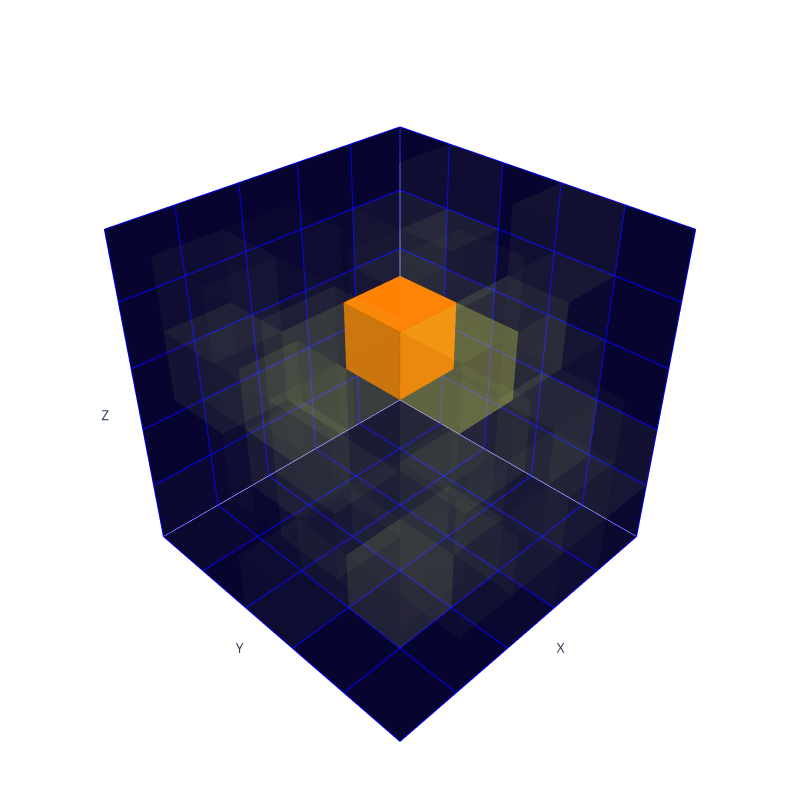

Notebook source saved alongside this figure:
### Code cell
print("- Proton image:")
plotly_generate(generated_plot, max_energy=max_energy)

### Figure 1 — Plotly figure (JSON) as saved in the notebook; plotly's stock layout.template omitted (floating-point values rounded to 4 significant figures)
{"data": [{"color": "#E4FF7A", "colorbar": {"thickness": 20, "title": {"text": "Voxel Values"}}, "flatshading": true, "i": [7, 0, 0, 0, 4, 4, 6, 6, 4, 0, 3, 2], "j": [3, 4, 1, 2, 5, 6, 5, 2, 0, 1, 6, 3], "k": [0, 7, 2, 3, 6, 7, 1, 1, 5, 5, 7, 6], "opacity": 0.01518, "type": "mesh3d", "x": [0, 0, 1, 1, 0, 0, 1, 1], "y": [0, 1, 1, 0, 0, 1, 1, 0], "z": [2, 2, 2, 2, 3, 3, 3, 3]}, {"color": "#E4FE76", "colorbar": {"thickness": 20, "title": {"text": "Voxel Values"}}, "flatshading": true, "i": [7, 0, 0, 0, 4, 4, 6, 6, 4, 0, 3, 2], "j": [3, 4, 1, 2, 5, 6, 5, 2, 0, 1, 6, 3], "k": [0, 7, 2, 3, 6, 7, 1, 1, 5, 5, 7, 6], "opacity": 0.02716, "type": "mesh3d", "x": [0, 0, 1, 1, 0, 0, 1, 1], "y": [0, 1, 1, 0, 0, 1, 1, 0], "z": [3, 3, 3, 3, 4, 4, 4, 4]}, {"color": "#E4FF7A", "colorbar": {"thickness": 20, "title": {"text": "Voxel Values"}}, "flatshading": true, "i": [7, 0, 0, 0, 4, 4, 6, 6, 4, 0, 3, 2], "j": [3, 4, 1, 2, 5, 6, 5, 2, 0, 1, 6, 3], "k": [0, 7, 2, 3, 6, 7, 1, 1, 5, 5, 7, 6], "opacity": 0.01348, "type": "mesh3d", "x": [0, 0, 1, 1, 0, 0, 1, 1], "y": [1, 2, 2, 1, 1, 2, 2, 1], "z": [0, 0, 0, 0, 1, 1, 1, 1]}, {"color": "#E4FF7A", "colorbar": {"thickness": 20, "title": {"text": "Voxel Values"}}, "flatshading": true, "i": [7, 0, 0, 0, 4, 4, 6, 6, 4, 0, 3, 2], "j": [3, 4, 1, 2, 5, 6, 5, 2, 0, 1, 6, 3], "k": [0, 7, 2, 3, 6, 7, 1, 1, 5, 5, 7, 6], "opacity": 0.01672, "type": "mesh3d", "x": [0, 0, 1, 1, 0, 0, 1, 1], "y": [1, 2, 2, 1, 1, 2, 2, 1], "z": [2, 2, 2, 2, 3, 3, 3, 3]}, {"color": "#E4FE76", "colorbar": {"thickness": 20, "title": {"text": "Voxel Values"}}, "flatshading": true, "i": [7, 0, 0, 0, 4, 4, 6, 6, 4, 0, 3, 2], "j": [3, 4, 1, 2, 5, 6, 5, 2, 0, 1, 6, 3], "k": [0, 7, 2, 3, 6, 7, 1, 1, 5, 5, 7, 6], "opacity": 0.03373, "type": "mesh3d", "x": [0, 0, 1, 1, 0, 0, 1, 1], "y": [1, 2, 2, 1, 1, 2, 2, 1], "z": [3, 3, 3, 3, 4, 4, 4, 4]}, {"color": "#E4FE76", "colorbar": {"thickness": 20, "title": {"text": "Voxel Values"}}, "flatshading": true, "i": [7, 0, 0, 0, 4, 4, 6, 6, 4, 0, 3, 2], "j": [3, 4, 1, 2, 5, 6, 5, 2, 0, 1, 6, 3], "k": [0, 7, 2, 3, 6, 7, 1, 1, 5, 5, 7, 6], "opacity": 0.02121, "type": "mesh3d", "x": [0, 0, 1, 1, 0, 0, 1, 1], "y": [1, 2, 2, 1, 1, 2, 2, 1], "z": [4, 4, 4, 4, 5, 5, 5, 5]}, {"color": "#E4FE76", "colorbar": {"thickness": 20, "title": {"text": "Voxel Values"}}, "flatshading": true, "i": [7, 0, 0, 0, 4, 4, 6, 6, 4, 0, 3, 2], "j": [3, 4, 1, 2, 5, 6, 5, 2, 0, 1, 6, 3], "k": [0, 7, 2, 3, 6, 7, 1, 1, 5, 5, 7, 6], "opacity": 0.03957, "type": "mesh3d", "x": [0, 0, 1, 1, 0, 0, 1, 1], "y": [3, 4, 4, 3, 3, 4, 4, 3], "z": [1, 1, 1, 1, 2, 2, 2, 2]}, {"color": "#E4FE76", "colorbar": {"thickness": 20, "title": {"text": "Voxel Values"}}, "flatshading": true, "i": [7, 0, 0, 0, 4, 4, 6, 6, 4, 0, 3, 2], "j": [3, 4, 1, 2, 5, 6, 5, 2, 0, 1, 6, 3], "k": [0, 7, 2, 3, 6, 7, 1, 1, 5, 5, 7, 6], "opacity": 0.02578, "type": "mesh3d", "x": [0, 0, 1, 1, 0, 0, 1, 1], "y": [3, 4, 4, 3, 3, 4, 4, 3], "z": [2, 2, 2, 2, 3, 3, 3, 3]}, {"color": "#E4FF7A", "colorbar": {"thickness": 20, "title": {"text": "Voxel Values"}}, "flatshading": true, "i": [7, 0, 0, 0, 4, 4, 6, 6, 4, 0, 3, 2], "j": [3, 4, 1, 2, 5, 6, 5, 2, 0, 1, 6, 3], "k": [0, 7, 2, 3, 6, 7, 1, 1, 5, 5, 7, 6], "opacity": 0.01222, "type": "mesh3d", "x": [0, 0, 1, 1, 0, 0, 1, 1], "y": [3, 4, 4, 3, 3, 4, 4, 3], "z": [3, 3, 3, 3, 4, 4, 4, 4]}, {"color": "#E4FE76", "colorbar": {"thickness": 20, "title": {"text": "Voxel Values"}}, "flatshading": true, "i": [7, 0, 0, 0, 4, 4, 6, 6, 4, 0, 3, 2], "j": [3, 4, 1, 2, 5, 6, 5, 2, 0, 1, 6, 3], "k": [0, 7, 2, 3, 6, 7, 1, 1, 5, 5, 7, 6], "opacity": 0.02866, "type": "mesh3d", "x": [0, 0, 1, 1, 0, 0, 1, 1], "y": [3, 4, 4, 3, 3, 4, 4, 3], "z": [4, 4, 4, 4, 5, 5, 5, 5]}, {"color": "#E4FF7A", "colorbar": {"thickness": 20, "title": {"text": "Voxel Values"}}, "flatshading": true, "i": [7, 0, 0, 0, 4, 4, 6, 6, 4, 0, 3, 2], "j": [3, 4, 1, 2, 5, 6, 5, 2, 0, 1, 6, 3], "k": [0, 7, 2, 3, 6, 7, 1, 1, 5, 5, 7, 6], "opacity": 0.009226, "type": "mesh3d", "x": [0, 0, 1, 1, 0, 0, 1, 1], "y": [4, 5, 5, 4, 4, 5, 5, 4], "z": [0, 0, 0, 0, 1, 1, 1, 1]}, {"color": "#E4FE76", "colorbar": {"thickness": 20, "title": {"text": "Voxel Values"}}, "flatshading": true, "i": [7, 0, 0, 0, 4, 4, 6, 6, 4, 0, 3, 2], "j": [3, 4, 1, 2, 5, 6, 5, 2, 0, 1, 6, 3], "k": [0, 7, 2, 3, 6, 7, 1, 1, 5, 5, 7, 6], "opacity": 0.02882, "type": "mesh3d", "x": [0, 0, 1, 1, 0, 0, 1, 1], "y": [4, 5, 5, 4, 4, 5, 5, 4], "z": [1, 1, 1, 1, 2, 2, 2, 2]}, {"color": "#E4FF7A", "colorbar": {"thickness": 20, "title": {"text": "Voxel Values"}}, "flatshading": true, "i": [7, 0, 0, 0, 4, 4, 6, 6, 4, 0, 3, 2], "j": [3, 4, 1, 2, 5, 6, 5, 2, 0, 1, 6, 3], "k": [0, 7, 2, 3, 6, 7, 1, 1, 5, 5, 7, 6], "opacity": 0.008993, "type": "mesh3d", "x": [1, 1, 2, 2, 1, 1, 2, 2], "y": [0, 1, 1, 0, 0, 1, 1, 0], "z": [2, 2, 2, 2, 3, 3, 3, 3]}, {"color": "#E4FF7A", "colorbar": {"thickness": 20, "title": {"text": "Voxel Values"}}, "flatshading": true, "i": [7, 0, 0, 0, 4, 4, 6, 6, 4, 0, 3, 2], "j": [3, 4, 1, 2, 5, 6, 5, 2, 0, 1, 6, 3], "k": [0, 7, 2, 3, 6, 7, 1, 1, 5, 5, 7, 6], "opacity": 0.01023, "type": "mesh3d", "x": [1, 1, 2, 2, 1, 1, 2, 2], "y": [0, 1, 1, 0, 0, 1, 1, 0], "z": [3, 3, 3, 3, 4, 4, 4, 4]}, {"color": "#E4FF7A", "colorbar": {"thickness": 20, "title": {"text": "Voxel Values"}}, "flatshading": true, "i": [7, 0, 0, 0, 4, 4, 6, 6, 4, 0, 3, 2], "j": [3, 4, 1, 2, 5, 6, 5, 2, 0, 1, 6, 3], "k": [0, 7, 2, 3, 6, 7, 1, 1, 5, 5, 7, 6], "opacity": 0.007005, "type": "mesh3d", "x": [1, 1, 2, 2, 1, 1, 2, 2], "y": [1, 2, 2, 1, 1, 2, 2, 1], "z": [3, 3, 3, 3, 4, 4, 4, 4]}, {"color": "#E4FF7A", "colorbar": {"thickness": 20, "title": {"text": "Voxel Values"}}, "flatshading": true, "i": [7, 0, 0, 0, 4, 4, 6, 6, 4, 0, 3, 2], "j": [3, 4, 1, 2, 5, 6, 5, 2, 0, 1, 6, 3], "k": [0, 7, 2, 3, 6, 7, 1, 1, 5, 5, 7, 6], "opacity": 0.0138, "type": "mesh3d", "x": [1, 1, 2, 2, 1, 1, 2, 2], "y": [2, 3, 3, 2, 2, 3, 3, 2], "z": [0, 0, 0, 0, 1, 1, 1, 1]}, {"color": "#E4FF7A", "colorbar": {"thickness": 20, "title": {"text": "Voxel Values"}}, "flatshading": true, "i": [7, 0, 0, 0, 4, 4, 6, 6, 4, 0, 3, 2], "j": [3, 4, 1, 2, 5, 6, 5, 2, 0, 1, 6, 3], "k": [0, 7, 2, 3, 6, 7, 1, 1, 5, 5, 7, 6], "opacity": 0.01393, "type": "mesh3d", "x": [1, 1, 2, 2, 1, 1, 2, 2], "y": [2, 3, 3, 2, 2, 3, 3, 2], "z": [1, 1, 1, 1, 2, 2, 2, 2]}, {"color": "#E4FF7A", "colorbar": {"thickness": 20, "title": {"text": "Voxel Values"}}, "flatshading": true, "i": [7, 0, 0, 0, 4, 4, 6, 6, 4, 0, 3, 2], "j": [3, 4, 1, 2, 5, 6, 5, 2, 0, 1, 6, 3], "k": [0, 7, 2, 3, 6, 7, 1, 1, 5, 5, 7, 6], "opacity": 0.00797, "type": "mesh3d", "x": [1, 1, 2, 2, 1, 1, 2, 2], "y": [2, 3, 3, 2, 2, 3, 3, 2], "z": [2, 2, 2, 2, 3, 3, 3, 3]}, {"color": "#E4FF7A", "colorbar": {"thickness": 20, "title": {"text": "Voxel Values"}}, "flatshading": true, "i": [7, 0, 0, 0, 4, 4, 6, 6, 4, 0, 3, 2], "j": [3, 4, 1, 2, 5, 6, 5, 2, 0, 1, 6, 3], "k": [0, 7, 2, 3, 6, 7, 1, 1, 5, 5, 7, 6], "opacity": 0.01047, "type": "mesh3d", "x": [1, 1, 2, 2, 1, 1, 2, 2], "y": [3, 4, 4, 3, 3, 4, 4, 3], "z": [1, 1, 1, 1, 2, 2, 2, 2]}, {"color": "#E6FD72", "colorbar": {"thickness": 20, "title": {"text": "Voxel Values"}}, "flatshading": true, "i": [7, 0, 0, 0, 4, 4, 6, 6, 4, 0, 3, 2], "j": [3, 4, 1, 2, 5, 6, 5, 2, 0, 1, 6, 3], "k": [0, 7, 2, 3, 6, 7, 1, 1, 5, 5, 7, 6], "opacity": 0.05953, "type": "mesh3d", "x": [1, 1, 2, 2, 1, 1, 2, 2], "y": [3, 4, 4, 3, 3, 4, 4, 3], "z": [3, 3, 3, 3, 4, 4, 4, 4]}, {"color": "#E4FF7A", "colorbar": {"thickness": 20, "title": {"text": "Voxel Values"}}, "flatshading": true, "i": [7, 0, 0, 0, 4, 4, 6, 6, 4, 0, 3, 2], "j": [3, 4, 1, 2, 5, 6, 5, 2, 0, 1, 6, 3], "k": [0, 7, 2, 3, 6, 7, 1, 1, 5, 5, 7, 6], "opacity": 0.01772, "type": "mesh3d", "x": [1, 1, 2, 2, 1, 1, 2, 2], "y": [4, 5, 5, 4, 4, 5, 5, 4], "z": [0, 0, 0, 0, 1, 1, 1, 1]}, {"color": "#E4FF7A", "colorbar": {"thickness": 20, "title": {"text": "Voxel Values"}}, "flatshading": true, "i": [7, 0, 0, 0, 4, 4, 6, 6, 4, 0, 3, 2], "j": [3, 4, 1, 2, 5, 6, 5, 2, 0, 1, 6, 3], "k": [0, 7, 2, 3, 6, 7, 1, 1, 5, 5, 7, 6], "opacity": 0.01547, "type": "mesh3d", "x": [1, 1, 2, 2, 1, 1, 2, 2], "y": [4, 5, 5, 4, 4, 5, 5, 4], "z": [1, 1, 1, 1, 2, 2, 2, 2]}, {"color": "#E4FF7A", "colorbar": {"thickness": 20, "title": {"text": "Voxel Values"}}, "flatshading": true, "i": [7, 0, 0, 0, 4, 4, 6, 6, 4, 0, 3, 2], "j": [3, 4, 1, 2, 5, 6, 5, 2, 0, 1, 6, 3], "k": [0, 7, 2, 3, 6, 7, 1, 1, 5, 5, 7, 6], "opacity": 0.01657, "type": "mesh3d", "x": [1, 1, 2, 2, 1, 1, 2, 2], "y": [4, 5, 5, 4, 4, 5, 5, 4], "z": [2, 2, 2, 2, 3, 3, 3, 3]}, {"color": "#E4FF7A", "colorbar": {"thickness": 20, "title": {"text": "Voxel Values"}}, "flatshading": true, "i": [7, 0, 0, 0, 4, 4, 6, 6, 4, 0, 3, 2], "j": [3, 4, 1, 2, 5, 6, 5, 2, 0, 1, 6, 3], "k": [0, 7, 2, 3, 6, 7, 1, 1, 5, 5, 7, 6], "opacity": 0.01464, "type": "mesh3d", "x": [2, 2, 3, 3, 2, 2, 3, 3], "y": [0, 1, 1, 0, 0, 1, 1, 0], "z": [1, 1, 1, 1, 2, 2, 2, 2]}, {"color": "#E4FF7A", "colorbar": {"thickness": 20, "title": {"text": "Voxel Values"}}, "flatshading": true, "i": [7, 0, 0, 0, 4, 4, 6, 6, 4, 0, 3, 2], "j": [3, 4, 1, 2, 5, 6, 5, 2, 0, 1, 6, 3], "k": [0, 7, 2, 3, 6, 7, 1, 1, 5, 5, 7, 6], "opacity": 0.008729, "type": "mesh3d", "x": [2, 2, 3, 3, 2, 2, 3, 3], "y": [0, 1, 1, 0, 0, 1, 1, 0], "z": [2, 2, 2, 2, 3, 3, 3, 3]}, {"color": "#E4FF7A", "colorbar": {"thickness": 20, "title": {"text": "Voxel Values"}}, "flatshading": true, "i": [7, 0, 0, 0, 4, 4, 6, 6, 4, 0, 3, 2], "j": [3, 4, 1, 2, 5, 6, 5, 2, 0, 1, 6, 3], "k": [0, 7, 2, 3, 6, 7, 1, 1, 5, 5, 7, 6], "opacity": 0.01147, "type": "mesh3d", "x": [2, 2, 3, 3, 2, 2, 3, 3], "y": [1, 2, 2, 1, 1, 2, 2, 1], "z": [1, 1, 1, 1, 2, 2, 2, 2]}, {"color": "#E4FF7A", "colorbar": {"thickness": 20, "title": {"text": "Voxel Values"}}, "flatshading": true, "i": [7, 0, 0, 0, 4, 4, 6, 6, 4, 0, 3, 2], "j": [3, 4, 1, 2, 5, 6, 5, 2, 0, 1, 6, 3], "k": [0, 7, 2, 3, 6, 7, 1, 1, 5, 5, 7, 6], "opacity": 0.01777, "type": "mesh3d", "x": [2, 2, 3, 3, 2, 2, 3, 3], "y": [2, 3, 3, 2, 2, 3, 3, 2], "z": [0, 0, 0, 0, 1, 1, 1, 1]}, {"color": "#FC7F00", "colorbar": {"thickness": 20, "title": {"text": "Voxel Values"}}, "flatshading": true, "i": [7, 0, 0, 0, 4, 4, 6, 6, 4, 0, 3, 2], "j": [3, 4, 1, 2, 5, 6, 5, 2, 0, 1, 6, 3], "k": [0, 7, 2, 3, 6, 7, 1, 1, 5, 5, 7, 6], "opacity": 1, "type": "mesh3d", "x": [2, 2, 3, 3, 2, 2, 3, 3], "y": [2, 3, 3, 2, 2, 3, 3, 2], "z": [3, 3, 3, 3, 4, 4, 4, 4]}, {"color": "#E4FE76", "colorbar": {"thickness": 20, "title": {"text": "Voxel Values"}}, "flatshading": true, "i": [7, 0, 0, 0, 4, 4, 6, 6, 4, 0, 3, 2], "j": [3, 4, 1, 2, 5, 6, 5, 2, 0, 1, 6, 3], "k": [0, 7, 2, 3, 6, 7, 1, 1, 5, 5, 7, 6], "opacity": 0.03088, "type": "mesh3d", "x": [2, 2, 3, 3, 2, 2, 3, 3], "y": [3, 4, 4, 3, 3, 4, 4, 3], "z": [0, 0, 0, 0, 1, 1, 1, 1]}, {"color": "#E4FE76", "colorbar": {"thickness": 20, "title": {"text": "Voxel Values"}}, "flatshading": true, "i": [7, 0, 0, 0, 4, 4, 6, 6, 4, 0, 3, 2], "j": [3, 4, 1, 2, 5, 6, 5, 2, 0, 1, 6, 3], "k": [0, 7, 2, 3, 6, 7, 1, 1, 5, 5, 7, 6], "opacity": 0.03067, "type": "mesh3d", "x": [2, 2, 3, 3, 2, 2, 3, 3], "y": [3, 4, 4, 3, 3, 4, 4, 3], "z": [1, 1, 1, 1, 2, 2, 2, 2]}, {"color": "#E4FF7A", "colorbar": {"thickness": 20, "title": {"text": "Voxel Values"}}, "flatshading": true, "i": [7, 0, 0, 0, 4, 4, 6, 6, 4, 0, 3, 2], "j": [3, 4, 1, 2, 5, 6, 5, 2, 0, 1, 6, 3], "k": [0, 7, 2, 3, 6, 7, 1, 1, 5, 5, 7, 6], "opacity": 0.01294, "type": "mesh3d", "x": [2, 2, 3, 3, 2, 2, 3, 3], "y": [3, 4, 4, 3, 3, 4, 4, 3], "z": [2, 2, 2, 2, 3, 3, 3, 3]}, {"color": "#EDF657", "colorbar": {"thickness": 20, "title": {"text": "Voxel Values"}}, "flatshading": true, "i": [7, 0, 0, 0, 4, 4, 6, 6, 4, 0, 3, 2], "j": [3, 4, 1, 2, 5, 6, 5, 2, 0, 1, 6, 3], "k": [0, 7, 2, 3, 6, 7, 1, 1, 5, 5, 7, 6], "opacity": 0.1848, "type": "mesh3d", "x": [2, 2, 3, 3, 2, 2, 3, 3], "y": [3, 4, 4, 3, 3, 4, 4, 3], "z": [3, 3, 3, 3, 4, 4, 4, 4]}, {"color": "#E4FF7A", "colorbar": {"thickness": 20, "title": {"text": "Voxel Values"}}, "flatshading": true, "i": [7, 0, 0, 0, 4, 4, 6, 6, 4, 0, 3, 2], "j": [3, 4, 1, 2, 5, 6, 5, 2, 0, 1, 6, 3], "k": [0, 7, 2, 3, 6, 7, 1, 1, 5, 5, 7, 6], "opacity": 0.01499, "type": "mesh3d", "x": [2, 2, 3, 3, 2, 2, 3, 3], "y": [3, 4, 4, 3, 3, 4, 4, 3], "z": [4, 4, 4, 4, 5, 5, 5, 5]}, {"color": "#E4FF7A", "colorbar": {"thickness": 20, "title": {"text": "Voxel Values"}}, "flatshading": true, "i": [7, 0, 0, 0, 4, 4, 6, 6, 4, 0, 3, 2], "j": [3, 4, 1, 2, 5, 6, 5, 2, 0, 1, 6, 3], "k": [0, 7, 2, 3, 6, 7, 1, 1, 5, 5, 7, 6], "opacity": 0.007272, "type": "mesh3d", "x": [2, 2, 3, 3, 2, 2, 3, 3], "y": [4, 5, 5, 4, 4, 5, 5, 4], "z": [0, 0, 0, 0, 1, 1, 1, 1]}, {"color": "#E4FE76", "colorbar": {"thickness": 20, "title": {"text": "Voxel Values"}}, "flatshading": true, "i": [7, 0, 0, 0, 4, 4, 6, 6, 4, 0, 3, 2], "j": [3, 4, 1, 2, 5, 6, 5, 2, 0, 1, 6, 3], "k": [0, 7, 2, 3, 6, 7, 1, 1, 5, 5, 7, 6], "opacity": 0.02046, "type": "mesh3d", "x": [2, 2, 3, 3, 2, 2, 3, 3], "y": [4, 5, 5, 4, 4, 5, 5, 4], "z": [1, 1, 1, 1, 2, 2, 2, 2]}, {"color": "#E4FF7A", "colorbar": {"thickness": 20, "title": {"text": "Voxel Values"}}, "flatshading": true, "i": [7, 0, 0, 0, 4, 4, 6, 6, 4, 0, 3, 2], "j": [3, 4, 1, 2, 5, 6, 5, 2, 0, 1, 6, 3], "k": [0, 7, 2, 3, 6, 7, 1, 1, 5, 5, 7, 6], "opacity": 0.01161, "type": "mesh3d", "x": [3, 3, 4, 4, 3, 3, 4, 4], "y": [0, 1, 1, 0, 0, 1, 1, 0], "z": [1, 1, 1, 1, 2, 2, 2, 2]}, {"color": "#E4FF7A", "colorbar": {"thickness": 20, "title": {"text": "Voxel Values"}}, "flatshading": true, "i": [7, 0, 0, 0, 4, 4, 6, 6, 4, 0, 3, 2], "j": [3, 4, 1, 2, 5, 6, 5, 2, 0, 1, 6, 3], "k": [0, 7, 2, 3, 6, 7, 1, 1, 5, 5, 7, 6], "opacity": 0.01527, "type": "mesh3d", "x": [3, 3, 4, 4, 3, 3, 4, 4], "y": [0, 1, 1, 0, 0, 1, 1, 0], "z": [2, 2, 2, 2, 3, 3, 3, 3]}, {"color": "#E4FE76", "colorbar": {"thickness": 20, "title": {"text": "Voxel Values"}}, "flatshading": true, "i": [7, 0, 0, 0, 4, 4, 6, 6, 4, 0, 3, 2], "j": [3, 4, 1, 2, 5, 6, 5, 2, 0, 1, 6, 3], "k": [0, 7, 2, 3, 6, 7, 1, 1, 5, 5, 7, 6], "opacity": 0.03231, "type": "mesh3d", "x": [3, 3, 4, 4, 3, 3, 4, 4], "y": [1, 2, 2, 1, 1, 2, 2, 1], "z": [1, 1, 1, 1, 2, 2, 2, 2]}, {"color": "#E6FD72", "colorbar": {"thickness": 20, "title": {"text": "Voxel Values"}}, "flatshading": true, "i": [7, 0, 0, 0, 4, 4, 6, 6, 4, 0, 3, 2], "j": [3, 4, 1, 2, 5, 6, 5, 2, 0, 1, 6, 3], "k": [0, 7, 2, 3, 6, 7, 1, 1, 5, 5, 7, 6], "opacity": 0.04274, "type": "mesh3d", "x": [3, 3, 4, 4, 3, 3, 4, 4], "y": [1, 2, 2, 1, 1, 2, 2, 1], "z": [2, 2, 2, 2, 3, 3, 3, 3]}, {"color": "#E4FF7A", "colorbar": {"thickness": 20, "title": {"text": "Voxel Values"}}, "flatshading": true, "i": [7, 0, 0, 0, 4, 4, 6, 6, 4, 0, 3, 2], "j": [3, 4, 1, 2, 5, 6, 5, 2, 0, 1, 6, 3], "k": [0, 7, 2, 3, 6, 7, 1, 1, 5, 5, 7, 6], "opacity": 0.007864, "type": "mesh3d", "x": [3, 3, 4, 4, 3, 3, 4, 4], "y": [1, 2, 2, 1, 1, 2, 2, 1], "z": [4, 4, 4, 4, 5, 5, 5, 5]}, {"color": "#E4FF7A", "colorbar": {"thickness": 20, "title": {"text": "Voxel Values"}}, "flatshading": true, "i": [7, 0, 0, 0, 4, 4, 6, 6, 4, 0, 3, 2], "j": [3, 4, 1, 2, 5, 6, 5, 2, 0, 1, 6, 3], "k": [0, 7, 2, 3, 6, 7, 1, 1, 5, 5, 7, 6], "opacity": 0.01759, "type": "mesh3d", "x": [3, 3, 4, 4, 3, 3, 4, 4], "y": [2, 3, 3, 2, 2, 3, 3, 2], "z": [0, 0, 0, 0, 1, 1, 1, 1]}, {"color": "#E6FC6F", "colorbar": {"thickness": 20, "title": {"text": "Voxel Values"}}, "flatshading": true, "i": [7, 0, 0, 0, 4, 4, 6, 6, 4, 0, 3, 2], "j": [3, 4, 1, 2, 5, 6, 5, 2, 0, 1, 6, 3], "k": [0, 7, 2, 3, 6, 7, 1, 1, 5, 5, 7, 6], "opacity": 0.06498, "type": "mesh3d", "x": [3, 3, 4, 4, 3, 3, 4, 4], "y": [2, 3, 3, 2, 2, 3, 3, 2], "z": [3, 3, 3, 3, 4, 4, 4, 4]}, {"color": "#E6FC6F", "colorbar": {"thickness": 20, "title": {"text": "Voxel Values"}}, "flatshading": true, "i": [7, 0, 0, 0, 4, 4, 6, 6, 4, 0, 3, 2], "j": [3, 4, 1, 2, 5, 6, 5, 2, 0, 1, 6, 3], "k": [0, 7, 2, 3, 6, 7, 1, 1, 5, 5, 7, 6], "opacity": 0.06547, "type": "mesh3d", "x": [3, 3, 4, 4, 3, 3, 4, 4], "y": [3, 4, 4, 3, 3, 4, 4, 3], "z": [0, 0, 0, 0, 1, 1, 1, 1]}, {"color": "#E4FF7A", "colorbar": {"thickness": 20, "title": {"text": "Voxel Values"}}, "flatshading": true, "i": [7, 0, 0, 0, 4, 4, 6, 6, 4, 0, 3, 2], "j": [3, 4, 1, 2, 5, 6, 5, 2, 0, 1, 6, 3], "k": [0, 7, 2, 3, 6, 7, 1, 1, 5, 5, 7, 6], "opacity": 0.01392, "type": "mesh3d", "x": [3, 3, 4, 4, 3, 3, 4, 4], "y": [3, 4, 4, 3, 3, 4, 4, 3], "z": [2, 2, 2, 2, 3, 3, 3, 3]}, {"color": "#E4FF7A", "colorbar": {"thickness": 20, "title": {"text": "Voxel Values"}}, "flatshading": true, "i": [7, 0, 0, 0, 4, 4, 6, 6, 4, 0, 3, 2], "j": [3, 4, 1, 2, 5, 6, 5, 2, 0, 1, 6, 3], "k": [0, 7, 2, 3, 6, 7, 1, 1, 5, 5, 7, 6], "opacity": 0.01557, "type": "mesh3d", "x": [3, 3, 4, 4, 3, 3, 4, 4], "y": [4, 5, 5, 4, 4, 5, 5, 4], "z": [1, 1, 1, 1, 2, 2, 2, 2]}, {"color": "#E4FE76", "colorbar": {"thickness": 20, "title": {"text": "Voxel Values"}}, "flatshading": true, "i": [7, 0, 0, 0, 4, 4, 6, 6, 4, 0, 3, 2], "j": [3, 4, 1, 2, 5, 6, 5, 2, 0, 1, 6, 3], "k": [0, 7, 2, 3, 6, 7, 1, 1, 5, 5, 7, 6], "opacity": 0.02836, "type": "mesh3d", "x": [3, 3, 4, 4, 3, 3, 4, 4], "y": [4, 5, 5, 4, 4, 5, 5, 4], "z": [3, 3, 3, 3, 4, 4, 4, 4]}, {"color": "#E4FF7A", "colorbar": {"thickness": 20, "title": {"text": "Voxel Values"}}, "flatshading": true, "i": [7, 0, 0, 0, 4, 4, 6, 6, 4, 0, 3, 2], "j": [3, 4, 1, 2, 5, 6, 5, 2, 0, 1, 6, 3], "k": [0, 7, 2, 3, 6, 7, 1, 1, 5, 5, 7, 6], "opacity": 0.01024, "type": "mesh3d", "x": [4, 4, 5, 5, 4, 4, 5, 5], "y": [0, 1, 1, 0, 0, 1, 1, 0], "z": [0, 0, 0, 0, 1, 1, 1, 1]}, {"color": "#E4FE76", "colorbar": {"thickness": 20, "title": {"text": "Voxel Values"}}, "flatshading": true, "i": [7, 0, 0, 0, 4, 4, 6, 6, 4, 0, 3, 2], "j": [3, 4, 1, 2, 5, 6, 5, 2, 0, 1, 6, 3], "k": [0, 7, 2, 3, 6, 7, 1, 1, 5, 5, 7, 6], "opacity": 0.03399, "type": "mesh3d", "x": [4, 4, 5, 5, 4, 4, 5, 5], "y": [1, 2, 2, 1, 1, 2, 2, 1], "z": [3, 3, 3, 3, 4, 4, 4, 4]}, {"color": "#E4FF7A", "colorbar": {"thickness": 20, "title": {"text": "Voxel Values"}}, "flatshading": true, "i": [7, 0, 0, 0, 4, 4, 6, 6, 4, 0, 3, 2], "j": [3, 4, 1, 2, 5, 6, 5, 2, 0, 1, 6, 3], "k": [0, 7, 2, 3, 6, 7, 1, 1, 5, 5, 7, 6], "opacity": 0.01947, "type": "mesh3d", "x": [4, 4, 5, 5, 4, 4, 5, 5], "y": [1, 2, 2, 1, 1, 2, 2, 1], "z": [4, 4, 4, 4, 5, 5, 5, 5]}, {"color": "#E4FF7A", "colorbar": {"thickness": 20, "title": {"text": "Voxel Values"}}, "flatshading": true, "i": [7, 0, 0, 0, 4, 4, 6, 6, 4, 0, 3, 2], "j": [3, 4, 1, 2, 5, 6, 5, 2, 0, 1, 6, 3], "k": [0, 7, 2, 3, 6, 7, 1, 1, 5, 5, 7, 6], "opacity": 0.01688, "type": "mesh3d", "x": [4, 4, 5, 5, 4, 4, 5, 5], "y": [2, 3, 3, 2, 2, 3, 3, 2], "z": [0, 0, 0, 0, 1, 1, 1, 1]}, {"color": "#E4FF7A", "colorbar": {"thickness": 20, "title": {"text": "Voxel Values"}}, "flatshading": true, "i": [7, 0, 0, 0, 4, 4, 6, 6, 4, 0, 3, 2], "j": [3, 4, 1, 2, 5, 6, 5, 2, 0, 1, 6, 3], "k": [0, 7, 2, 3, 6, 7, 1, 1, 5, 5, 7, 6], "opacity": 0.008342, "type": "mesh3d", "x": [4, 4, 5, 5, 4, 4, 5, 5], "y": [2, 3, 3, 2, 2, 3, 3, 2], "z": [2, 2, 2, 2, 3, 3, 3, 3]}, {"color": "#E4FF7A", "colorbar": {"thickness": 20, "title": {"text": "Voxel Values"}}, "flatshading": true, "i": [7, 0, 0, 0, 4, 4, 6, 6, 4, 0, 3, 2], "j": [3, 4, 1, 2, 5, 6, 5, 2, 0, 1, 6, 3], "k": [0, 7, 2, 3, 6, 7, 1, 1, 5, 5, 7, 6], "opacity": 0.009492, "type": "mesh3d", "x": [4, 4, 5, 5, 4, 4, 5, 5], "y": [2, 3, 3, 2, 2, 3, 3, 2], "z": [4, 4, 4, 4, 5, 5, 5, 5]}, {"color": "#E4FE76", "colorbar": {"thickness": 20, "title": {"text": "Voxel Values"}}, "flatshading": true, "i": [7, 0, 0, 0, 4, 4, 6, 6, 4, 0, 3, 2], "j": [3, 4, 1, 2, 5, 6, 5, 2, 0, 1, 6, 3], "k": [0, 7, 2, 3, 6, 7, 1, 1, 5, 5, 7, 6], "opacity": 0.02023, "type": "mesh3d", "x": [4, 4, 5, 5, 4, 4, 5, 5], "y": [3, 4, 4, 3, 3, 4, 4, 3], "z": [2, 2, 2, 2, 3, 3, 3, 3]}, {"color": "#E4FE76", "colorbar": {"thickness": 20, "title": {"text": "Voxel Values"}}, "flatshading": true, "i": [7, 0, 0, 0, 4, 4, 6, 6, 4, 0, 3, 2], "j": [3, 4, 1, 2, 5, 6, 5, 2, 0, 1, 6, 3], "k": [0, 7, 2, 3, 6, 7, 1, 1, 5, 5, 7, 6], "opacity": 0.02658, "type": "mesh3d", "x": [4, 4, 5, 5, 4, 4, 5, 5], "y": [3, 4, 4, 3, 3, 4, 4, 3], "z": [3, 3, 3, 3, 4, 4, 4, 4]}, {"color": "#E4FE76", "colorbar": {"thickness": 20, "title": {"text": "Voxel Values"}}, "flatshading": true, "i": [7, 0, 0, 0, 4, 4, 6, 6, 4, 0, 3, 2], "j": [3, 4, 1, 2, 5, 6, 5, 2, 0, 1, 6, 3], "k": [0, 7, 2, 3, 6, 7, 1, 1, 5, 5, 7, 6], "opacity": 0.02927, "type": "mesh3d", "x": [4, 4, 5, 5, 4, 4, 5, 5], "y": [3, 4, 4, 3, 3, 4, 4, 3], "z": [4, 4, 4, 4, 5, 5, 5, 5]}, {"color": "#E4FF7A", "colorbar": {"thickness": 20, "title": {"text": "Voxel Values"}}, "flatshading": true, "i": [7, 0, 0, 0, 4, 4, 6, 6, 4, 0, 3, 2], "j": [3, 4, 1, 2, 5, 6, 5, 2, 0, 1, 6, 3], "k": [0, 7, 2, 3, 6, 7, 1, 1, 5, 5, 7, 6], "opacity": 0.006789, "type": "mesh3d", "x": [4, 4, 5, 5, 4, 4, 5, 5], "y": [4, 5, 5, 4, 4, 5, 5, 4], "z": [2, 2, 2, 2, 3, 3, 3, 3]}], "layout": {"height": 800, "margin": {"b": 0, "l": 0, "r": 0, "t": 0}, "paper_bgcolor": "rgba(0, 0, 0, 0)", "plot_bgcolor": "rgba(0, 0, 0, 0)", "scene": {"aspectmode": "cube", "camera": {"center": {"x": 0, "y": 0, "z": 0}, "eye": {"x": 1.5, "y": 1.5, "z": 1.5}}, "xaxis": {"backgroundcolor": "#07042F", "gridcolor": "blue", "range": [0, 5], "showticklabels": false, "title": {"text": "X"}}, "yaxis": {"backgroundcolor": "#07042F", "gridcolor": "blue", "range": [0, 5], "showticklabels": false, "title": {"text": "Y"}}, "zaxis": {"backgroundcolor": "#07042F", "gridcolor": "blue", "range": [0, 5], "showticklabels": false, "title": {"text": "Z"}}}, "width": 800}}
